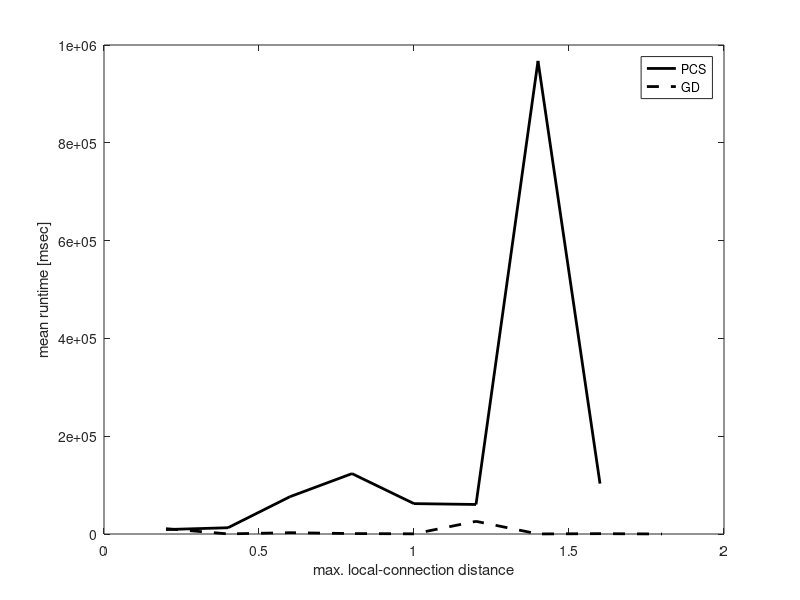
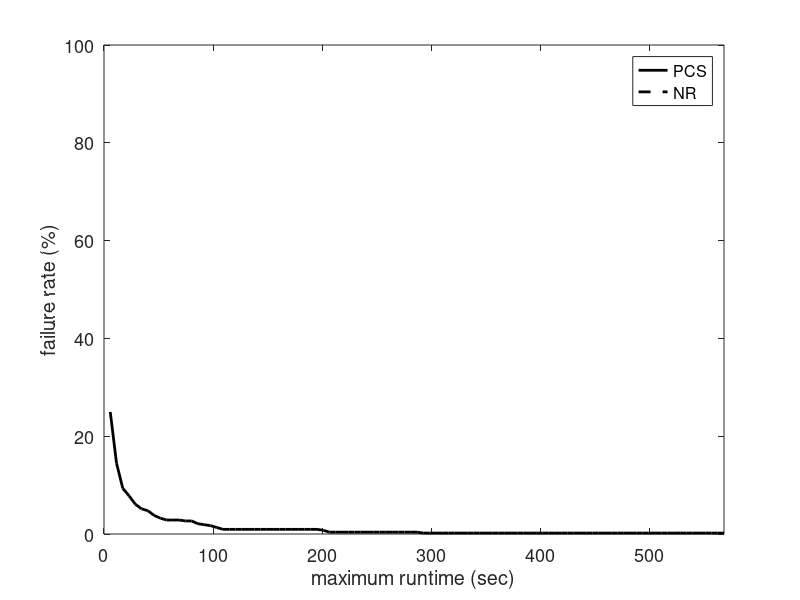

The MATLAB source for these figures, in order:
% Performance comparison between the PCS, GD (with KDL) approaches. 
% The experiment is in one scene with obstacles where the start and goal configurations
% are: Env. II
% 		c_start = {1.1, 1.1, 0, 1.24, -1.5708, 0, -0.79567, 0.60136, 0.43858, -0.74986, -1.0074, -0.092294};
% 		c_goal = {-1.1, 1.35, -0.2, -1, -1.9, 0, 0.80875, 0.72363, -0.47891, -1.0484, 0.73278, 1.7491};
% This while benchmarking the maximum step distance.
% With joint limits of the ABB robots.
% last updated: 09/28/17

clear all
clc

%%
planners = {'BiRRT','RRT','LazyRRT','SBL'};
plannerType = planners{3};
switch plannerType
    case 'BiRRT'
        D1 = load('Benchmark_BiRRT_PCS_3poles_rB.txt');
        D2 = load('Benchmark_BiRRT_GD_3poles_rB.txt');
    case 'RRT'
        D1 = load('Benchmark_RRT_PCS_3poles_rB.txt'); 
        D2 = load('Benchmark_RRT_GD_3poles_rB.txt'); 
    case 'LazyRRT'
        D1 = load('Benchmark_LazyRRT_PCS_3poles_rB.txt');
        D2 = load('Benchmark_LazyRRT_GD_3poles_rB.txt'); 
    case 'SBL'
        D1 = load('Benchmark_SBL_PCS_3poles_rB.txt'); 
        D2 = load('Benchmark_SBL_GD_3poles_rB.txt');
end

%% 
disp(['Results for ' plannerType ':']);

%%
% PCS
rd = sort(unique(D1(:,1)));
for i = 1:length(rd)
    M = D1(D1(:,1)==rd(i), 2:end);
    td(i) = mean(M(:,3))*1e3;
    td_ste(i) = 1e3*std(M(:,4))/sqrt(size(M,1));
end

%%
% GD
rg = sort(unique(D2(:,1)));
for i = 1:length(rg)
    M = D2(D2(:,1)==rg(i), 2:end);
%     disp([i-1 rg(i)  size(M,1)])
    tg(i) = mean(M(:,3))*1e3;
    tg_ste(i) = 1e3*std(M(:,4))/sqrt(size(M,1));
end

%%
disp(' ');
[tdmin, id] = min(td);
[tgmin, ig] = min(tg);

%%
h = figure(1);
clf
plot(rd,td,'-k','linewidth',2);
% errorbar(rd,td,td_ste,'-k','linewidth',2);
hold on
plot(rg,tg,'--k','linewidth',2);
% errorbar(rg,tg,tg_ste,'--k','linewidth',2);
hold off
ylabel('mean runtime [msec]');
xlabel('max. local-connection distance');
legend('PCS','GD');
% xlim([0 6]);
% xlim([min(rd) max(rd)]);

%% 
sS = rd(id);
tmin = tdmin;
D1 = D1(D1(:,1)==sS, 2:end); 
verf = D1(:,1)==1;
suc = D1(:,2)==1;

D = D1;
disp('------------------------------------');
disp('PCS:');
disp(['Results of ' num2str(size(D,1)) ' queries.']);
disp(['Minimum avg. runtime is ' num2str(tmin) 'msec with d = ' num2str(sS) ]);
disp(['Plan distance: ' num2str(D(1,3)) ]);
disp(['Avg. runtime: ' num2str(mean(D(:,3))*1e3)  ' +/- ' num2str(std(D(:,3))/sqrt(size(D,1))*1e3) ' msec ']);
disp(['Min. runtime: ' num2str(min(D(:,3))*1e3) ' msec ']);
disp(['Avg. nodes in path: ' num2str(floor(mean(D(:,9)))) ]);
disp(['Avg. nodes in trees: ' num2str(floor(mean(D(:,10)))) ]);
disp(['Avg. number of projections: ' num2str(floor(mean(D(:,4)))) ]);
disp(['Avg. local-connection time: ' num2str(mean(D(:,11)./D(:,12))*1e3)  ' +/- ' num2str(std(D(:,11)./D(:,12))/sqrt(size(D,1))*1e3) ' msec ']);
disp(['Avg. total local-connection time: ' num2str(mean(D(:,11))*1e3)  ' +/- ' num2str(std(D(:,11))/sqrt(size(D,1))*1e3) ' msec ']);
disp(['Avg. number of local connection checks: ' num2str(mean(D(:,12)))]);
disp(['Avg. collision check time: ' num2str(mean(D(:,7))*1e3) ' msec.']);
disp(['Percent of successful local connections: ' num2str(100*mean(D(:,13)./D(:,12)))]);

%%
sS = rg(ig);
tmin = tgmin;
D2 = D2(D2(:,1)==sS, 2:end);
verf = D2(:,1)==1;
suc = D2(:,2)==1;

D = D2;
disp('------------------------------------');
disp('GD:');
disp(['Results of ' num2str(size(D,1)) ' queries.']);
disp(['Minimum avg. runtime is ' num2str(tmin) 'msec with d = ' num2str(sS) ]);
disp(['Plan distance: ' num2str(D(1,3)) ]);
disp(['Avg. runtime: ' num2str(mean(D(:,3))*1e3)  ' +/- ' num2str(std(D(:,3))/sqrt(size(D,1))*1e3) ' msec ']);
disp(['Min. runtime: ' num2str(min(D(:,3))*1e3) ' msec ']);
disp(['Avg. nodes in path: ' num2str(floor(mean(D(:,9)))) ]);
disp(['Avg. nodes in trees: ' num2str(floor(mean(D(:,10)))) ]);
disp(['Avg. number of projections: ' num2str(floor(mean(D(:,4)))) ]);
disp(['Avg. local-connection time: ' num2str(mean(D(:,11)./D(:,12))*1e3)  ' +/- ' num2str(std(D(:,11)./D(:,12))/sqrt(size(D,1))*1e3) ' msec ']);
disp(['Avg. total local-connection time: ' num2str(mean(D(:,11))*1e3)  ' +/- ' num2str(std(D(:,11))/sqrt(size(D,1))*1e3) ' msec ']);
disp(['Avg. number of local connection checks: ' num2str(mean(D(:,12)))]);
disp(['Avg. collision check time: ' num2str(mean(D(:,7))*1e3) ' msec.']);
disp(['Percent of successful local connections: ' num2str(100*mean(D(:,13)./D(:,12)))]);

%%
disp(' ');
disp(['Best speed-up: t_{pcs}/t_{gd} = ' num2str(tdmin/tgmin) ]);

%%
%%
%%
% PCS
td = D1(:,3);
maxT = max(td);
T1 = linspace(0,maxT,100);
T1 = T1(2:end);
for i = 1:length(T1)
    sd = td < T1(i);
    md(i) = mean(td(sd));
    Md(i) = 1-sum(sd)/length(td);
end
%%
% GD
tg = D2(:,3);
maxT = max(tg);
T2 = linspace(0,maxT,100);
T2 = T2(2:end);
for i = 1:length(T2)
    sg = tg < T2(i);
    mg(i) = mean(tg(sg));
    Mg(i) = 1-sum(sg)/length(tg);
end

%%
h = figure(2);
clf
plot(T1,Md*100,'-k','linewidth',2);
hold on
plot(T2,Mg*100,'--k','linewidth',2);
hold off
xlabel('maximum runtime (sec)');
ylabel('failure rate (%)');
legend('PCS','NR');
xlim([0 max([T1 T2])]);
% title(plannerType);
set(gca,'fontsize',13);
% set(h, 'Position', [100, 100, 800, 400]);
% print PCS_NR_runtime.eps -depsc -r200
